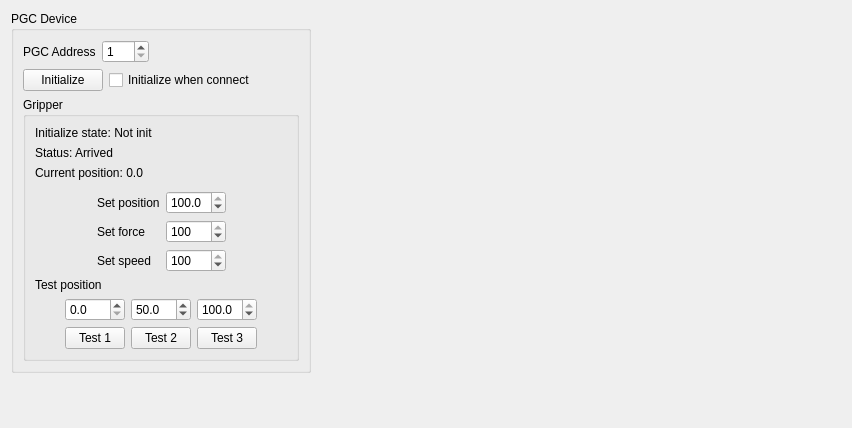
<?xml version="1.0" encoding="UTF-8"?>
<ui version="4.0">
 <class>DhPgcWidget</class>
 <widget class="QWidget" name="DhPgcWidget">
  <property name="geometry">
   <rect>
    <x>0</x>
    <y>0</y>
    <width>852</width>
    <height>428</height>
   </rect>
  </property>
  <property name="windowTitle">
   <string>Form</string>
  </property>
  <layout class="QHBoxLayout" name="horizontalLayout">
   <item>
    <layout class="QVBoxLayout" name="verticalLayout_2">
     <item>
      <widget class="QGroupBox" name="groupBox_pgc_setting">
       <property name="maximumSize">
        <size>
         <width>300</width>
         <height>16777215</height>
        </size>
       </property>
       <property name="title">
        <string>PGC Device</string>
       </property>
       <layout class="QVBoxLayout" name="verticalLayout_3">
        <property name="bottomMargin">
         <number>9</number>
        </property>
        <item>
         <layout class="QHBoxLayout" name="horizontalLayout_3_slave_address">
          <item>
           <widget class="QLabel" name="label_rgi_address">
            <property name="text">
             <string>PGC Address</string>
            </property>
           </widget>
          </item>
          <item>
           <widget class="QSpinBox" name="spinBox_rgi_address">
            <property name="minimum">
             <number>1</number>
            </property>
            <property name="maximum">
             <number>247</number>
            </property>
            <property name="value">
             <number>1</number>
            </property>
           </widget>
          </item>
          <item>
           <spacer name="horizontalSpacer_2">
            <property name="orientation">
             <enum>Qt::Horizontal</enum>
            </property>
            <property name="sizeHint" stdset="0">
             <size>
              <width>40</width>
              <height>20</height>
             </size>
            </property>
           </spacer>
          </item>
         </layout>
        </item>
        <item>
         <layout class="QHBoxLayout" name="horizontalLayout_intialize">
          <item>
           <widget class="QPushButton" name="btn_initialize">
            <property name="text">
             <string>Initialize</string>
            </property>
           </widget>
          </item>
          <item>
           <widget class="QCheckBox" name="checkBox_auto_initialize">
            <property name="text">
             <string>Initialize when connect</string>
            </property>
           </widget>
          </item>
          <item>
           <spacer name="horizontalSpacer">
            <property name="orientation">
             <enum>Qt::Horizontal</enum>
            </property>
            <property name="sizeHint" stdset="0">
             <size>
              <width>40</width>
              <height>20</height>
             </size>
            </property>
           </spacer>
          </item>
         </layout>
        </item>
        <item>
         <widget class="QGroupBox" name="groupBox_gripper">
          <property name="title">
           <string>Gripper</string>
          </property>
          <layout class="QVBoxLayout" name="verticalLayout">
           <item>
            <widget class="QLabel" name="label_gripper_init_state">
             <property name="minimumSize">
              <size>
               <width>176</width>
               <height>0</height>
              </size>
             </property>
             <property name="text">
              <string>Initialize state: Not init</string>
             </property>
            </widget>
           </item>
           <item>
            <widget class="QLabel" name="label_gripper_status">
             <property name="text">
              <string>Status: Arrived</string>
             </property>
            </widget>
           </item>
           <item>
            <widget class="QLabel" name="label_gripper_position">
             <property name="text">
              <string>Current position: 0.0</string>
             </property>
            </widget>
           </item>
           <item>
            <spacer name="verticalSpacer">
             <property name="orientation">
              <enum>Qt::Vertical</enum>
             </property>
             <property name="sizeType">
              <enum>QSizePolicy::Fixed</enum>
             </property>
             <property name="sizeHint" stdset="0">
              <size>
               <width>20</width>
               <height>5</height>
              </size>
             </property>
            </spacer>
           </item>
           <item>
            <layout class="QGridLayout" name="gridLayout_gripper_set">
             <item row="0" column="1">
              <widget class="QLabel" name="label_gripper_set_position">
               <property name="text">
                <string>Set position</string>
               </property>
              </widget>
             </item>
             <item row="1" column="3">
              <widget class="QSpinBox" name="spinBox_gripper_force">
               <property name="minimum">
                <number>20</number>
               </property>
               <property name="maximum">
                <number>100</number>
               </property>
               <property name="value">
                <number>100</number>
               </property>
              </widget>
             </item>
             <item row="1" column="1">
              <widget class="QLabel" name="label_gripper_set_force">
               <property name="text">
                <string>Set force</string>
               </property>
              </widget>
             </item>
             <item row="0" column="3">
              <widget class="QDoubleSpinBox" name="doubleSpinBox_gipper_position">
               <property name="minimumSize">
                <size>
                 <width>60</width>
                 <height>0</height>
                </size>
               </property>
               <property name="decimals">
                <number>1</number>
               </property>
               <property name="maximum">
                <double>100.000000000000000</double>
               </property>
               <property name="value">
                <double>100.000000000000000</double>
               </property>
              </widget>
             </item>
             <item row="2" column="3">
              <widget class="QSpinBox" name="spinBox_gripper_speed">
               <property name="minimum">
                <number>1</number>
               </property>
               <property name="maximum">
                <number>100</number>
               </property>
               <property name="value">
                <number>100</number>
               </property>
              </widget>
             </item>
             <item row="0" column="4">
              <spacer name="horizontalSpacer_3">
               <property name="orientation">
                <enum>Qt::Horizontal</enum>
               </property>
               <property name="sizeType">
                <enum>QSizePolicy::MinimumExpanding</enum>
               </property>
               <property name="sizeHint" stdset="0">
                <size>
                 <width>40</width>
                 <height>20</height>
                </size>
               </property>
              </spacer>
             </item>
             <item row="2" column="1">
              <widget class="QLabel" name="label_gripper_set_speed">
               <property name="text">
                <string>Set speed</string>
               </property>
              </widget>
             </item>
             <item row="0" column="0">
              <spacer name="horizontalSpacer_4">
               <property name="orientation">
                <enum>Qt::Horizontal</enum>
               </property>
               <property name="sizeType">
                <enum>QSizePolicy::MinimumExpanding</enum>
               </property>
               <property name="sizeHint" stdset="0">
                <size>
                 <width>40</width>
                 <height>20</height>
                </size>
               </property>
              </spacer>
             </item>
            </layout>
           </item>
           <item>
            <widget class="QLabel" name="label_gripper_position_test">
             <property name="text">
              <string>Test position</string>
             </property>
            </widget>
           </item>
           <item>
            <layout class="QGridLayout" name="gridLayout_gripper_test">
             <item row="0" column="2">
              <widget class="QDoubleSpinBox" name="doubleSpinBox_gipper_test_2">
               <property name="decimals">
                <number>1</number>
               </property>
               <property name="maximum">
                <double>100.000000000000000</double>
               </property>
               <property name="value">
                <double>50.000000000000000</double>
               </property>
              </widget>
             </item>
             <item row="0" column="0">
              <spacer name="horizontalSpacer_5">
               <property name="orientation">
                <enum>Qt::Horizontal</enum>
               </property>
               <property name="sizeHint" stdset="0">
                <size>
                 <width>40</width>
                 <height>20</height>
                </size>
               </property>
              </spacer>
             </item>
             <item row="1" column="3">
              <widget class="QPushButton" name="btn_gripper_test_3">
               <property name="maximumSize">
                <size>
                 <width>60</width>
                 <height>16777215</height>
                </size>
               </property>
               <property name="text">
                <string>Test 3</string>
               </property>
              </widget>
             </item>
             <item row="1" column="2">
              <widget class="QPushButton" name="btn_gripper_test_2">
               <property name="maximumSize">
                <size>
                 <width>60</width>
                 <height>16777215</height>
                </size>
               </property>
               <property name="text">
                <string>Test 2</string>
               </property>
              </widget>
             </item>
             <item row="0" column="1">
              <widget class="QDoubleSpinBox" name="doubleSpinBox_gipper_test_1">
               <property name="decimals">
                <number>1</number>
               </property>
               <property name="maximum">
                <double>100.000000000000000</double>
               </property>
               <property name="value">
                <double>0.000000000000000</double>
               </property>
              </widget>
             </item>
             <item row="1" column="1">
              <widget class="QPushButton" name="btn_gripper_test_1">
               <property name="maximumSize">
                <size>
                 <width>60</width>
                 <height>16777215</height>
                </size>
               </property>
               <property name="text">
                <string>Test 1</string>
               </property>
              </widget>
             </item>
             <item row="0" column="3">
              <widget class="QDoubleSpinBox" name="doubleSpinBox_gipper_test_3">
               <property name="decimals">
                <number>1</number>
               </property>
               <property name="maximum">
                <double>100.000000000000000</double>
               </property>
               <property name="value">
                <double>100.000000000000000</double>
               </property>
              </widget>
             </item>
             <item row="0" column="4">
              <spacer name="horizontalSpacer_6">
               <property name="orientation">
                <enum>Qt::Horizontal</enum>
               </property>
               <property name="sizeHint" stdset="0">
                <size>
                 <width>40</width>
                 <height>20</height>
                </size>
               </property>
              </spacer>
             </item>
            </layout>
           </item>
          </layout>
         </widget>
        </item>
       </layout>
      </widget>
     </item>
     <item>
      <spacer name="verticalSpacer_2">
       <property name="orientation">
        <enum>Qt::Vertical</enum>
       </property>
       <property name="sizeHint" stdset="0">
        <size>
         <width>20</width>
         <height>40</height>
        </size>
       </property>
      </spacer>
     </item>
    </layout>
   </item>
   <item>
    <spacer name="horizontalSpacer_7">
     <property name="orientation">
      <enum>Qt::Horizontal</enum>
     </property>
     <property name="sizeHint" stdset="0">
      <size>
       <width>40</width>
       <height>20</height>
      </size>
     </property>
    </spacer>
   </item>
  </layout>
 </widget>
 <resources/>
 <connections/>
</ui>
